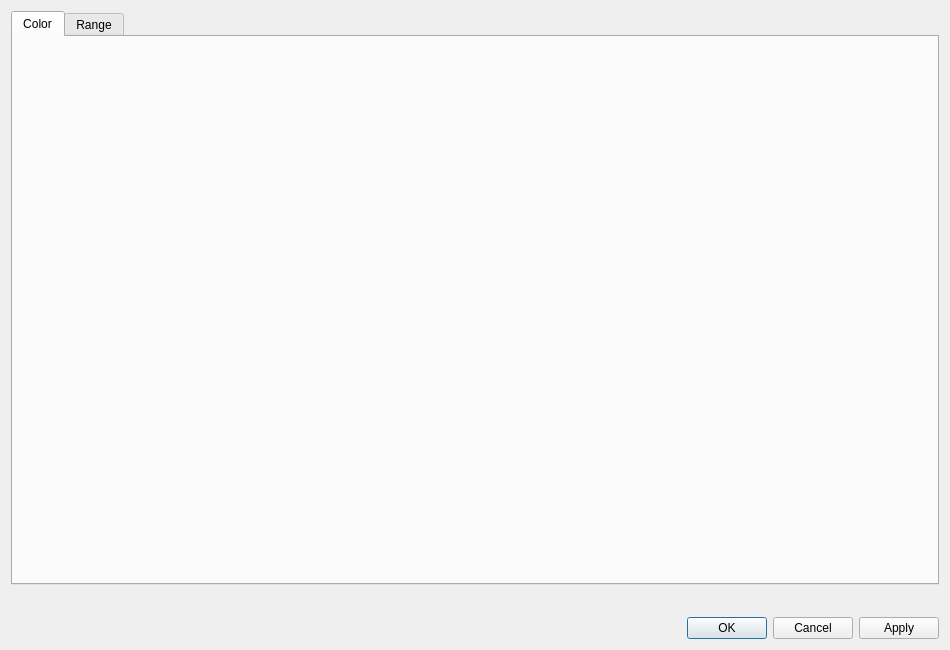
<?xml version="1.0" encoding="UTF-8"?>
<ui version="4.0">
 <class>Post2dWindowCellScalarGroupDataItem_PropertyDialog</class>
 <widget class="QDialog" name="Post2dWindowCellScalarGroupDataItem_PropertyDialog">
  <property name="geometry">
   <rect>
    <x>0</x>
    <y>0</y>
    <width>950</width>
    <height>650</height>
   </rect>
  </property>
  <property name="windowTitle">
   <string>Dialog</string>
  </property>
  <layout class="QVBoxLayout" name="verticalLayout_3">
   <item>
    <widget class="QTabWidget" name="tabWidget">
     <property name="currentIndex">
      <number>0</number>
     </property>
     <widget class="QWidget" name="colorTab">
      <attribute name="title">
       <string>Color</string>
      </attribute>
      <layout class="QVBoxLayout" name="verticalLayout" stretch="1">
       <item>
        <widget class="QWidgetContainer" name="colorMapWidget" native="true"/>
       </item>
      </layout>
     </widget>
     <widget class="QWidget" name="rangeTab">
      <attribute name="title">
       <string>Range</string>
      </attribute>
      <layout class="QVBoxLayout" name="verticalLayout_2">
       <item>
        <layout class="QHBoxLayout" name="horizontalLayout">
         <item>
          <widget class="Region2dSettingEditWidget" name="rangeWidget" native="true"/>
         </item>
         <item>
          <spacer name="horizontalSpacer">
           <property name="orientation">
            <enum>Qt::Horizontal</enum>
           </property>
           <property name="sizeHint" stdset="0">
            <size>
             <width>40</width>
             <height>20</height>
            </size>
           </property>
          </spacer>
         </item>
        </layout>
       </item>
       <item>
        <spacer name="verticalSpacer">
         <property name="orientation">
          <enum>Qt::Vertical</enum>
         </property>
         <property name="sizeHint" stdset="0">
          <size>
           <width>20</width>
           <height>467</height>
          </size>
         </property>
        </spacer>
       </item>
      </layout>
     </widget>
    </widget>
   </item>
   <item>
    <layout class="QHBoxLayout" name="horizontalLayout_2" stretch="0,1">
     <item>
      <widget class="TransparencyWidget" name="opacityWidget" native="true"/>
     </item>
     <item>
      <spacer name="horizontalSpacer_2">
       <property name="orientation">
        <enum>Qt::Horizontal</enum>
       </property>
       <property name="sizeHint" stdset="0">
        <size>
         <width>40</width>
         <height>20</height>
        </size>
       </property>
      </spacer>
     </item>
    </layout>
   </item>
   <item>
    <widget class="QDialogButtonBox" name="buttonBox">
     <property name="orientation">
      <enum>Qt::Horizontal</enum>
     </property>
     <property name="standardButtons">
      <set>QDialogButtonBox::Apply|QDialogButtonBox::Cancel|QDialogButtonBox::Ok</set>
     </property>
    </widget>
   </item>
  </layout>
 </widget>
 <customwidgets>
  <customwidget>
   <class>QWidgetContainer</class>
   <extends>QWidget</extends>
   <header>misc/qwidgetcontainer.h</header>
   <container>1</container>
  </customwidget>
  <customwidget>
   <class>TransparencyWidget</class>
   <extends>QWidget</extends>
   <header>guibase/widget/transparencywidget.h</header>
   <container>1</container>
  </customwidget>
  <customwidget>
   <class>Region2dSettingEditWidget</class>
   <extends>QWidget</extends>
   <header>guicore/region/region2dsettingeditwidget.h</header>
   <container>1</container>
  </customwidget>
 </customwidgets>
 <resources/>
 <connections>
  <connection>
   <sender>buttonBox</sender>
   <signal>accepted()</signal>
   <receiver>Post2dWindowCellScalarGroupDataItem_PropertyDialog</receiver>
   <slot>accept()</slot>
   <hints>
    <hint type="sourcelabel">
     <x>538</x>
     <y>714</y>
    </hint>
    <hint type="destinationlabel">
     <x>157</x>
     <y>274</y>
    </hint>
   </hints>
  </connection>
  <connection>
   <sender>buttonBox</sender>
   <signal>rejected()</signal>
   <receiver>Post2dWindowCellScalarGroupDataItem_PropertyDialog</receiver>
   <slot>reject()</slot>
   <hints>
    <hint type="sourcelabel">
     <x>606</x>
     <y>720</y>
    </hint>
    <hint type="destinationlabel">
     <x>286</x>
     <y>274</y>
    </hint>
   </hints>
  </connection>
 </connections>
</ui>
